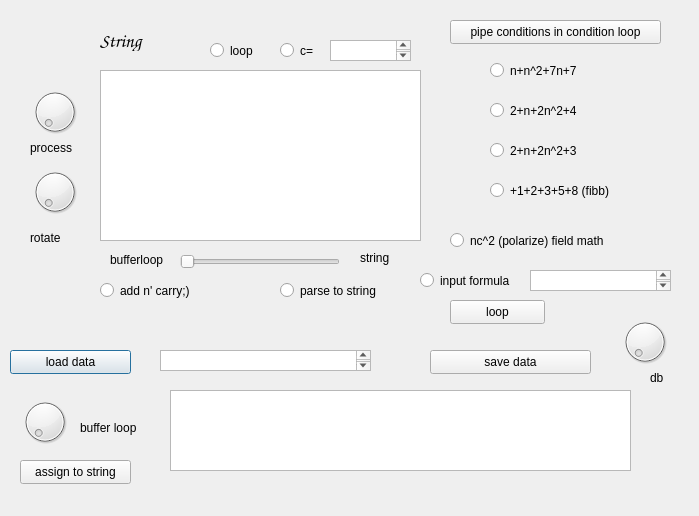
<?xml version="1.0" encoding="UTF-8"?>
<ui version="4.0">
 <class>Gnu</class>
 <widget class="QDialog" name="Gnu">
  <property name="geometry">
   <rect>
    <x>0</x>
    <y>0</y>
    <width>699</width>
    <height>516</height>
   </rect>
  </property>
  <property name="windowTitle">
   <string>Dialog</string>
  </property>
  <widget class="QRadioButton" name="radioButton">
   <property name="geometry">
    <rect>
     <x>490</x>
     <y>60</y>
     <width>121</width>
     <height>21</height>
    </rect>
   </property>
   <property name="text">
    <string>n+n^2+7n+7</string>
   </property>
  </widget>
  <widget class="QRadioButton" name="radioButton_2">
   <property name="geometry">
    <rect>
     <x>490</x>
     <y>100</y>
     <width>151</width>
     <height>21</height>
    </rect>
   </property>
   <property name="text">
    <string>2+n+2n^2+4</string>
   </property>
  </widget>
  <widget class="QDial" name="dial">
   <property name="geometry">
    <rect>
     <x>20</x>
     <y>390</y>
     <width>50</width>
     <height>64</height>
    </rect>
   </property>
  </widget>
  <widget class="QDial" name="dial_2">
   <property name="geometry">
    <rect>
     <x>30</x>
     <y>80</y>
     <width>50</width>
     <height>64</height>
    </rect>
   </property>
  </widget>
  <widget class="QTextBrowser" name="textBrowser">
   <property name="geometry">
    <rect>
     <x>100</x>
     <y>70</y>
     <width>321</width>
     <height>171</height>
    </rect>
   </property>
  </widget>
  <widget class="QLabel" name="label">
   <property name="geometry">
    <rect>
     <x>100</x>
     <y>30</y>
     <width>71</width>
     <height>21</height>
    </rect>
   </property>
   <property name="font">
    <font>
     <family>URW Chancery L</family>
     <pointsize>14</pointsize>
     <weight>50</weight>
     <italic>true</italic>
     <bold>false</bold>
    </font>
   </property>
   <property name="text">
    <string>String</string>
   </property>
  </widget>
  <widget class="QRadioButton" name="radioButton_3">
   <property name="geometry">
    <rect>
     <x>490</x>
     <y>140</y>
     <width>121</width>
     <height>21</height>
    </rect>
   </property>
   <property name="text">
    <string>2+n+2n^2+3</string>
   </property>
  </widget>
  <widget class="QRadioButton" name="radioButton_4">
   <property name="geometry">
    <rect>
     <x>490</x>
     <y>180</y>
     <width>161</width>
     <height>21</height>
    </rect>
   </property>
   <property name="text">
    <string>+1+2+3+5+8 (fibb) </string>
   </property>
  </widget>
  <widget class="QRadioButton" name="radioButton_5">
   <property name="geometry">
    <rect>
     <x>450</x>
     <y>230</y>
     <width>191</width>
     <height>21</height>
    </rect>
   </property>
   <property name="text">
    <string>nc^2 (polarize) field math</string>
   </property>
  </widget>
  <widget class="QRadioButton" name="radioButton_6">
   <property name="geometry">
    <rect>
     <x>100</x>
     <y>280</y>
     <width>121</width>
     <height>21</height>
    </rect>
   </property>
   <property name="toolTip">
    <string>process string</string>
   </property>
   <property name="text">
    <string>add n' carry;)</string>
   </property>
  </widget>
  <widget class="QRadioButton" name="radioButton_7">
   <property name="geometry">
    <rect>
     <x>280</x>
     <y>270</y>
     <width>141</width>
     <height>41</height>
    </rect>
   </property>
   <property name="toolTip">
    <string>find simplified vaccine</string>
   </property>
   <property name="text">
    <string>parse to string</string>
   </property>
  </widget>
  <widget class="QLabel" name="label_3">
   <property name="geometry">
    <rect>
     <x>30</x>
     <y>140</y>
     <width>57</width>
     <height>15</height>
    </rect>
   </property>
   <property name="text">
    <string>process</string>
   </property>
  </widget>
  <widget class="QLabel" name="label_4">
   <property name="geometry">
    <rect>
     <x>80</x>
     <y>420</y>
     <width>71</width>
     <height>16</height>
    </rect>
   </property>
   <property name="text">
    <string>buffer loop</string>
   </property>
  </widget>
  <widget class="QPushButton" name="pushButton">
   <property name="geometry">
    <rect>
     <x>10</x>
     <y>350</y>
     <width>121</width>
     <height>24</height>
    </rect>
   </property>
   <property name="text">
    <string>load data</string>
   </property>
  </widget>
  <widget class="QTextEdit" name="textEdit">
   <property name="geometry">
    <rect>
     <x>160</x>
     <y>350</y>
     <width>211</width>
     <height>21</height>
    </rect>
   </property>
  </widget>
  <widget class="QPushButton" name="pushButton_2">
   <property name="geometry">
    <rect>
     <x>20</x>
     <y>460</y>
     <width>111</width>
     <height>24</height>
    </rect>
   </property>
   <property name="text">
    <string>assign to string</string>
   </property>
  </widget>
  <widget class="QTextBrowser" name="textBrowser_2">
   <property name="geometry">
    <rect>
     <x>170</x>
     <y>390</y>
     <width>461</width>
     <height>81</height>
    </rect>
   </property>
  </widget>
  <widget class="QPushButton" name="pushButton_3">
   <property name="geometry">
    <rect>
     <x>450</x>
     <y>300</y>
     <width>95</width>
     <height>24</height>
    </rect>
   </property>
   <property name="text">
    <string>loop</string>
   </property>
  </widget>
  <widget class="QPushButton" name="pushButton_4">
   <property name="geometry">
    <rect>
     <x>430</x>
     <y>350</y>
     <width>161</width>
     <height>24</height>
    </rect>
   </property>
   <property name="text">
    <string>save data</string>
   </property>
  </widget>
  <widget class="QDial" name="dial_4">
   <property name="geometry">
    <rect>
     <x>620</x>
     <y>310</y>
     <width>50</width>
     <height>64</height>
    </rect>
   </property>
  </widget>
  <widget class="QLabel" name="label_5">
   <property name="geometry">
    <rect>
     <x>650</x>
     <y>370</y>
     <width>57</width>
     <height>15</height>
    </rect>
   </property>
   <property name="text">
    <string>db</string>
   </property>
  </widget>
  <widget class="QDial" name="dial_5">
   <property name="geometry">
    <rect>
     <x>30</x>
     <y>160</y>
     <width>50</width>
     <height>64</height>
    </rect>
   </property>
  </widget>
  <widget class="QLabel" name="label_6">
   <property name="geometry">
    <rect>
     <x>30</x>
     <y>230</y>
     <width>57</width>
     <height>15</height>
    </rect>
   </property>
   <property name="text">
    <string>rotate</string>
   </property>
  </widget>
  <widget class="QPushButton" name="pushButton_6">
   <property name="geometry">
    <rect>
     <x>450</x>
     <y>20</y>
     <width>211</width>
     <height>24</height>
    </rect>
   </property>
   <property name="text">
    <string>pipe conditions in condition loop</string>
   </property>
  </widget>
  <widget class="QTextEdit" name="textEdit_2">
   <property name="geometry">
    <rect>
     <x>330</x>
     <y>40</y>
     <width>81</width>
     <height>21</height>
    </rect>
   </property>
  </widget>
  <widget class="QRadioButton" name="radioButton_8">
   <property name="geometry">
    <rect>
     <x>280</x>
     <y>40</y>
     <width>51</width>
     <height>21</height>
    </rect>
   </property>
   <property name="text">
    <string>c=</string>
   </property>
  </widget>
  <widget class="QRadioButton" name="radioButton_9">
   <property name="geometry">
    <rect>
     <x>210</x>
     <y>40</y>
     <width>71</width>
     <height>21</height>
    </rect>
   </property>
   <property name="text">
    <string>loop</string>
   </property>
  </widget>
  <widget class="QSlider" name="horizontalSlider">
   <property name="geometry">
    <rect>
     <x>180</x>
     <y>250</y>
     <width>160</width>
     <height>23</height>
    </rect>
   </property>
   <property name="orientation">
    <enum>Qt::Horizontal</enum>
   </property>
  </widget>
  <widget class="QLabel" name="label_7">
   <property name="geometry">
    <rect>
     <x>110</x>
     <y>250</y>
     <width>71</width>
     <height>20</height>
    </rect>
   </property>
   <property name="text">
    <string>bufferloop</string>
   </property>
  </widget>
  <widget class="QLabel" name="label_8">
   <property name="geometry">
    <rect>
     <x>360</x>
     <y>250</y>
     <width>57</width>
     <height>15</height>
    </rect>
   </property>
   <property name="text">
    <string>string</string>
   </property>
  </widget>
  <widget class="QRadioButton" name="radioButton_10">
   <property name="geometry">
    <rect>
     <x>420</x>
     <y>270</y>
     <width>121</width>
     <height>21</height>
    </rect>
   </property>
   <property name="text">
    <string>input formula</string>
   </property>
  </widget>
  <widget class="QTextEdit" name="textEdit_3">
   <property name="geometry">
    <rect>
     <x>530</x>
     <y>270</y>
     <width>141</width>
     <height>21</height>
    </rect>
   </property>
  </widget>
 </widget>
 <resources/>
 <connections/>
</ui>
